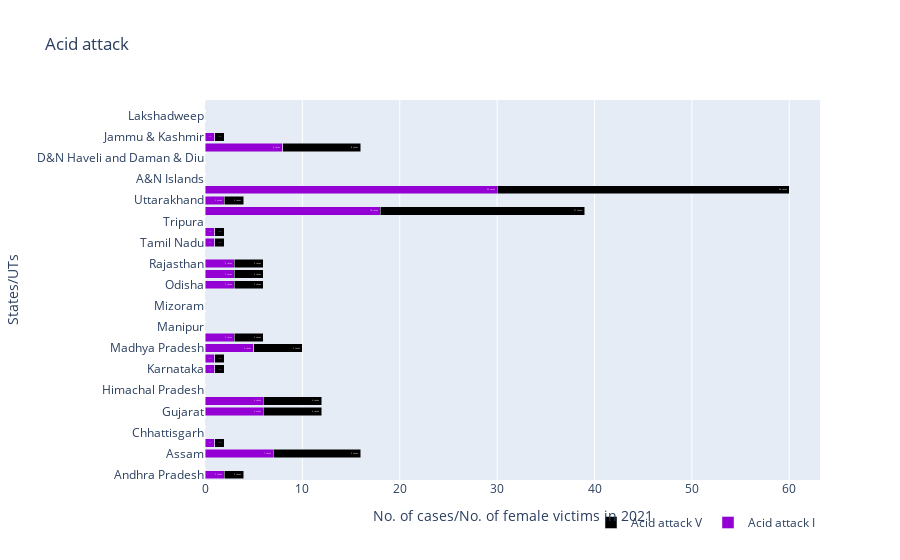

The cell this chart's notebook holds for it:
### Code cell
import plotly.graph_objs as go
import pandas as pd

colors = ['#9400D3', '#000000']

fig = go.Figure()

fig.add_trace(
    go.Bar(
        x=crime['acid attack I'],
        y=crime['states/UT'],
        name='Acid attack I',
        orientation='h',
        marker=dict(color=colors[0]),
        text=crime['acid attack I'].astype(str) + ' cases',
        textposition='inside'
    )
)
fig.add_trace(
    go.Bar(
        x=crime['acid attack V'],
        y=crime['states/UT'],
        name='Acid attack V',
        orientation='h',
        marker=dict(color=colors[1]),
        text=crime['acid attack V'].astype(str) + ' cases',
        textposition='inside'
    )
)

fig.update_layout(
    title='Acid attack',
    xaxis_title='No. of cases/No. of female victims in 2021',
    yaxis_title='States/UTs',
    barmode='stack',
    legend=dict(
        orientation='h',
        yanchor='bottom',
        y=-0.15,
        xanchor='right',
        x=1
    )
)
fig.show()

### Figure 1 — Plotly figure (JSON) as saved in the notebook; plotly's stock layout.template omitted (floating-point values rounded to 4 significant figures)
{"data": [{"marker": {"color": "#9400D3"}, "name": "Acid attack I", "orientation": "h", "text": ["2 cases", "0 cases", "7 cases", "1 cases", "0 cases", "0 cases", "6 cases", "6 cases", "0 cases", "0 cases", "1 cases", "1 cases", "5 cases", "3 cases", "0 cases", "0 cases", "0 cases", "0 cases", "3 cases", "3 cases", "3 cases", "0 cases", "1 cases", "1 cases", "0 cases", "18 cases", "2 cases", "30 cases", "0 cases", "0 cases", "0 cases", "8 cases", "1 cases", "0 cases", "0 cases", "0 cases"], "textposition": "inside", "type": "bar", "x": [2, 0, 7, 1, 0, 0, 6, 6, 0, 0, 1, 1, 5, 3, 0, 0, 0, 0, 3, 3, 3, 0, 1, 1, 0, 18, 2, 30, 0, 0, 0, 8, 1, 0, 0, 0], "y": ["Andhra Pradesh", "Arunachal Pradesh", "Assam", "Bihar", "Chhattisgarh", "Goa", "Gujarat", "Haryana", "Himachal Pradesh", "Jharkhand", "Karnataka", "Kerala", "Madhya Pradesh", "Maharashtra", "Manipur", "Meghalaya", "Mizoram", "Nagaland", "Odisha", "Punjab", "Rajasthan", "Sikkim", "Tamil Nadu", "Telangana", "Tripura", "Uttar Pradesh", "Uttarakhand", "West Bengal", "A&N Islands", "Chandigarh", "D&N Haveli and Daman & Diu", "Delhi", "Jammu & Kashmir", "Ladakh", "Lakshadweep", "Puducherry"]}, {"marker": {"color": "#000000"}, "name": "Acid attack V", "orientation": "h", "text": ["2 cases", "0 cases", "9 cases", "1 cases", "0 cases", "0 cases", "6 cases", "6 cases", "0 cases", "0 cases", "1 cases", "1 cases", "5 cases", "3 cases", "0 cases", "0 cases", "0 cases", "0 cases", "3 cases", "3 cases", "3 cases", "0 cases", "1 cases", "1 cases", "0 cases", "21 cases", "2 cases", "30 cases", "0 cases", "0 cases", "0 cases", "8 cases", "1 cases", "0 cases", "0 cases", "0 cases"], "textposition": "inside", "type": "bar", "x": [2, 0, 9, 1, 0, 0, 6, 6, 0, 0, 1, 1, 5, 3, 0, 0, 0, 0, 3, 3, 3, 0, 1, 1, 0, 21, 2, 30, 0, 0, 0, 8, 1, 0, 0, 0], "y": ["Andhra Pradesh", "Arunachal Pradesh", "Assam", "Bihar", "Chhattisgarh", "Goa", "Gujarat", "Haryana", "Himachal Pradesh", "Jharkhand", "Karnataka", "Kerala", "Madhya Pradesh", "Maharashtra", "Manipur", "Meghalaya", "Mizoram", "Nagaland", "Odisha", "Punjab", "Rajasthan", "Sikkim", "Tamil Nadu", "Telangana", "Tripura", "Uttar Pradesh", "Uttarakhand", "West Bengal", "A&N Islands", "Chandigarh", "D&N Haveli and Daman & Diu", "Delhi", "Jammu & Kashmir", "Ladakh", "Lakshadweep", "Puducherry"]}], "layout": {"barmode": "stack", "legend": {"orientation": "h", "x": 1, "xanchor": "right", "y": -0.15, "yanchor": "bottom"}, "title": {"text": "Acid attack"}, "xaxis": {"title": {"text": "No. of cases/No. of female victims in 2021"}}, "yaxis": {"title": {"text": "States/UTs"}}}}
